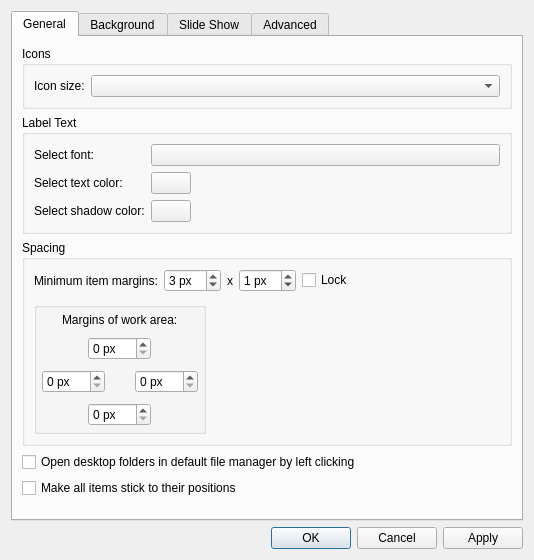
<?xml version="1.0" encoding="UTF-8"?>
<ui version="4.0">
 <class>DesktopPreferencesDialog</class>
 <widget class="QDialog" name="DesktopPreferencesDialog">
  <property name="geometry">
   <rect>
    <x>0</x>
    <y>0</y>
    <width>534</width>
    <height>434</height>
   </rect>
  </property>
  <property name="windowTitle">
   <string>Desktop Preferences</string>
  </property>
  <layout class="QVBoxLayout" name="verticalLayout">
   <item>
    <widget class="QTabWidget" name="tabWidget">
     <property name="currentIndex">
      <number>0</number>
     </property>
     <widget class="QWidget" name="generalPage">
      <attribute name="title">
       <string>General</string>
      </attribute>
      <layout class="QVBoxLayout" name="verticalLayout_2">
       <item>
        <widget class="QGroupBox" name="groupBox_5">
         <property name="title">
          <string>Icons</string>
         </property>
         <layout class="QFormLayout" name="formLayout">
          <item row="0" column="0">
           <widget class="QLabel" name="label_9">
            <property name="text">
             <string>Icon size:</string>
            </property>
           </widget>
          </item>
          <item row="0" column="1">
           <widget class="QComboBox" name="iconSize"/>
          </item>
         </layout>
        </widget>
       </item>
       <item>
        <widget class="QGroupBox" name="groupBox">
         <property name="title">
          <string>Label Text</string>
         </property>
         <layout class="QGridLayout" name="gridLayout_2">
          <item row="0" column="0">
           <widget class="QLabel" name="label_2">
            <property name="sizePolicy">
             <sizepolicy hsizetype="Preferred" vsizetype="Fixed">
              <horstretch>0</horstretch>
              <verstretch>0</verstretch>
             </sizepolicy>
            </property>
            <property name="text">
             <string>Select font:</string>
            </property>
           </widget>
          </item>
          <item row="0" column="1">
           <widget class="Fm::FontButton" name="font">
            <property name="sizePolicy">
             <sizepolicy hsizetype="Expanding" vsizetype="Fixed">
              <horstretch>0</horstretch>
              <verstretch>0</verstretch>
             </sizepolicy>
            </property>
            <property name="text">
             <string/>
            </property>
           </widget>
          </item>
          <item row="1" column="0">
           <widget class="QLabel" name="label_3">
            <property name="sizePolicy">
             <sizepolicy hsizetype="Preferred" vsizetype="Fixed">
              <horstretch>0</horstretch>
              <verstretch>0</verstretch>
             </sizepolicy>
            </property>
            <property name="text">
             <string>Select text color:</string>
            </property>
           </widget>
          </item>
          <item row="1" column="1">
           <widget class="Fm::ColorButton" name="textColor">
            <property name="sizePolicy">
             <sizepolicy hsizetype="Fixed" vsizetype="Fixed">
              <horstretch>0</horstretch>
              <verstretch>0</verstretch>
             </sizepolicy>
            </property>
            <property name="text">
             <string/>
            </property>
           </widget>
          </item>
          <item row="3" column="0">
           <widget class="QLabel" name="label_4">
            <property name="sizePolicy">
             <sizepolicy hsizetype="Preferred" vsizetype="Fixed">
              <horstretch>0</horstretch>
              <verstretch>0</verstretch>
             </sizepolicy>
            </property>
            <property name="text">
             <string>Select shadow color:</string>
            </property>
           </widget>
          </item>
          <item row="3" column="1">
           <widget class="Fm::ColorButton" name="shadowColor">
            <property name="sizePolicy">
             <sizepolicy hsizetype="Fixed" vsizetype="Fixed">
              <horstretch>0</horstretch>
              <verstretch>0</verstretch>
             </sizepolicy>
            </property>
            <property name="text">
             <string/>
            </property>
           </widget>
          </item>
         </layout>
        </widget>
       </item>
       <item>
        <widget class="QGroupBox" name="groupBox_3">
         <property name="title">
          <string>Spacing</string>
         </property>
         <layout class="QGridLayout" name="gridLayout_3">
          <property name="verticalSpacing">
           <number>10</number>
          </property>
          <item row="0" column="4">
           <widget class="QCheckBox" name="lockMargins">
            <property name="text">
             <string>Lock</string>
            </property>
           </widget>
          </item>
          <item row="0" column="0">
           <widget class="QLabel" name="label_7">
            <property name="text">
             <string>Minimum item margins:</string>
            </property>
           </widget>
          </item>
          <item row="0" column="5">
           <spacer name="horizontalSpacer">
            <property name="orientation">
             <enum>Qt::Horizontal</enum>
            </property>
            <property name="sizeHint" stdset="0">
             <size>
              <width>20</width>
              <height>5</height>
             </size>
            </property>
           </spacer>
          </item>
          <item row="0" column="3">
           <widget class="QSpinBox" name="vMargin">
            <property name="toolTip">
             <string>1 px by default.
A space is also reserved for 3 lines of text.</string>
            </property>
            <property name="suffix">
             <string> px</string>
            </property>
            <property name="maximum">
             <number>48</number>
            </property>
            <property name="value">
             <number>1</number>
            </property>
           </widget>
          </item>
          <item row="0" column="1">
           <widget class="QSpinBox" name="hMargin">
            <property name="toolTip">
             <string>3 px by default.</string>
            </property>
            <property name="suffix">
             <string> px</string>
            </property>
            <property name="maximum">
             <number>48</number>
            </property>
            <property name="value">
             <number>3</number>
            </property>
           </widget>
          </item>
          <item row="0" column="2">
           <widget class="QLabel" name="label_8">
            <property name="text">
             <string>x</string>
            </property>
           </widget>
          </item>
          <item row="1" column="0" colspan="6" alignment="Qt::AlignLeft">
           <widget class="QGroupBox" name="groupBox_7">
            <layout class="QVBoxLayout" name="verticalLayout_6">
             <property name="spacing">
              <number>10</number>
             </property>
             <property name="leftMargin">
              <number>5</number>
             </property>
             <property name="topMargin">
              <number>5</number>
             </property>
             <property name="rightMargin">
              <number>5</number>
             </property>
             <property name="bottomMargin">
              <number>5</number>
             </property>
             <item alignment="Qt::AlignHCenter">
              <widget class="QLabel" name="label_13">
               <property name="text">
                <string>Margins of work area:</string>
               </property>
              </widget>
             </item>
             <item alignment="Qt::AlignHCenter">
              <widget class="QSpinBox" name="topMargin">
               <property name="suffix">
                <string> px</string>
               </property>
               <property name="maximum">
                <number>200</number>
               </property>
              </widget>
             </item>
             <item>
              <layout class="QHBoxLayout" name="horizontalLayout_2">
               <item>
                <widget class="QSpinBox" name="leftMargin">
                 <property name="suffix">
                  <string> px</string>
                 </property>
                 <property name="maximum">
                  <number>200</number>
                 </property>
                </widget>
               </item>
               <item>
                <spacer name="horizontalSpacer_4">
                 <property name="orientation">
                  <enum>Qt::Horizontal</enum>
                 </property>
                 <property name="sizeType">
                  <enum>QSizePolicy::MinimumExpanding</enum>
                 </property>
                 <property name="sizeHint" stdset="0">
                  <size>
                   <width>20</width>
                   <height>5</height>
                  </size>
                 </property>
                </spacer>
               </item>
               <item>
                <widget class="QSpinBox" name="rightMargin">
                 <property name="suffix">
                  <string> px</string>
                 </property>
                 <property name="maximum">
                  <number>200</number>
                 </property>
                </widget>
               </item>
              </layout>
             </item>
             <item alignment="Qt::AlignHCenter">
              <widget class="QSpinBox" name="bottomMargin">
               <property name="suffix">
                <string> px</string>
               </property>
               <property name="maximum">
                <number>200</number>
               </property>
              </widget>
             </item>
            </layout>
           </widget>
          </item>
         </layout>
        </widget>
       </item>
       <item>
        <widget class="QCheckBox" name="defaultFileManager">
         <property name="toolTip">
          <string>By default, desktop folders will be opened in PCManFM-Qt if they
are left clicked, even when it is not the default file manager.</string>
         </property>
         <property name="text">
          <string>Open desktop folders in default file manager by left clicking</string>
         </property>
        </widget>
       </item>
       <item>
        <widget class="QCheckBox" name="allSticky">
         <property name="text">
          <string>Make all items stick to their positions</string>
         </property>
        </widget>
       </item>
       <item>
        <spacer name="verticalSpacer_2">
         <property name="orientation">
          <enum>Qt::Vertical</enum>
         </property>
         <property name="sizeType">
          <enum>QSizePolicy::MinimumExpanding</enum>
         </property>
         <property name="sizeHint" stdset="0">
          <size>
           <width>20</width>
           <height>10</height>
          </size>
         </property>
        </spacer>
       </item>
      </layout>
     </widget>
     <widget class="QWidget" name="bgPage">
      <attribute name="title">
       <string>Background</string>
      </attribute>
      <layout class="QVBoxLayout" name="verticalLayout_3">
       <item>
        <widget class="QGroupBox" name="groupBox_2">
         <property name="title">
          <string>Background</string>
         </property>
         <layout class="QFormLayout" name="formLayout_2">
          <item row="0" column="0">
           <widget class="QLabel" name="label_5">
            <property name="text">
             <string>Select background color:</string>
            </property>
           </widget>
          </item>
          <item row="0" column="1">
           <widget class="Fm::ColorButton" name="backgroundColor">
            <property name="sizePolicy">
             <sizepolicy hsizetype="Fixed" vsizetype="Fixed">
              <horstretch>0</horstretch>
              <verstretch>0</verstretch>
             </sizepolicy>
            </property>
            <property name="text">
             <string/>
            </property>
           </widget>
          </item>
         </layout>
        </widget>
       </item>
       <item>
        <widget class="QGroupBox" name="groupBox_4">
         <property name="title">
          <string>Wallpaper</string>
         </property>
         <layout class="QGridLayout" name="gridLayout_5">
          <item row="0" column="0">
           <widget class="QLabel" name="label">
            <property name="sizePolicy">
             <sizepolicy hsizetype="Fixed" vsizetype="Preferred">
              <horstretch>0</horstretch>
              <verstretch>0</verstretch>
             </sizepolicy>
            </property>
            <property name="text">
             <string>Wallpaper mode:</string>
            </property>
           </widget>
          </item>
          <item row="0" column="1">
           <widget class="QComboBox" name="wallpaperMode">
            <property name="sizePolicy">
             <sizepolicy hsizetype="MinimumExpanding" vsizetype="Fixed">
              <horstretch>0</horstretch>
              <verstretch>0</verstretch>
             </sizepolicy>
            </property>
           </widget>
          </item>
          <item row="1" column="0" colspan="2">
           <widget class="QLabel" name="label_6">
            <property name="sizePolicy">
             <sizepolicy hsizetype="Expanding" vsizetype="Preferred">
              <horstretch>0</horstretch>
              <verstretch>0</verstretch>
             </sizepolicy>
            </property>
            <property name="text">
             <string>Wallpaper image file:</string>
            </property>
           </widget>
          </item>
          <item row="2" column="0" colspan="2">
           <layout class="QHBoxLayout" name="horizontalLayout">
            <item>
             <widget class="QLineEdit" name="imageFile">
              <property name="toolTip">
               <string>Image file</string>
              </property>
              <property name="statusTip">
               <string/>
              </property>
              <property name="placeholderText">
               <string>Image file path</string>
              </property>
             </widget>
            </item>
            <item>
             <widget class="QPushButton" name="browse">
              <property name="text">
               <string>&amp;Browse</string>
              </property>
             </widget>
            </item>
           </layout>
          </item>
          <item row="3" column="0" colspan="2">
           <widget class="QCheckBox" name="transformImage">
            <property name="text">
             <string>Transform image based on EXIF data</string>
            </property>
           </widget>
          </item>
          <item row="4" column="0" colspan="2">
           <widget class="QCheckBox" name="perScreenWallpaper">
            <property name="text">
             <string>Individual wallpaper for each monitor</string>
            </property>
           </widget>
          </item>
         </layout>
        </widget>
       </item>
       <item>
        <spacer name="verticalSpacer_4">
         <property name="orientation">
          <enum>Qt::Vertical</enum>
         </property>
         <property name="sizeType">
          <enum>QSizePolicy::MinimumExpanding</enum>
         </property>
         <property name="sizeHint" stdset="0">
          <size>
           <width>20</width>
           <height>10</height>
          </size>
         </property>
        </spacer>
       </item>
      </layout>
     </widget>
     <widget class="QWidget" name="slidePage">
      <attribute name="title">
       <string>Slide Show</string>
      </attribute>
      <layout class="QVBoxLayout" name="verticalLayout_4">
       <item>
        <widget class="QGroupBox" name="slideShow">
         <property name="title">
          <string>Enable Slide Show</string>
         </property>
         <property name="checkable">
          <bool>true</bool>
         </property>
         <property name="checked">
          <bool>false</bool>
         </property>
         <layout class="QGridLayout" name="gridLayout_4">
          <item row="0" column="0" colspan="7">
           <widget class="QLabel" name="label_10">
            <property name="text">
             <string>Wallpaper image folder:</string>
            </property>
           </widget>
          </item>
          <item row="1" column="6">
           <widget class="QPushButton" name="folderBrowse">
            <property name="text">
             <string>Browse</string>
            </property>
           </widget>
          </item>
          <item row="2" column="2">
           <widget class="QSpinBox" name="hours">
            <property name="suffix">
             <string> hour(s)</string>
            </property>
            <property name="maximum">
             <number>24</number>
            </property>
           </widget>
          </item>
          <item row="2" column="3">
           <widget class="QLabel" name="label_12">
            <property name="text">
             <string>and</string>
            </property>
            <property name="alignment">
             <set>Qt::AlignCenter</set>
            </property>
            <property name="margin">
             <number>5</number>
            </property>
           </widget>
          </item>
          <item row="2" column="0">
           <widget class="QLabel" name="label_11">
            <property name="toolTip">
             <string>Intervals less than 5min will be ignored</string>
            </property>
            <property name="text">
             <string>Interval:</string>
            </property>
           </widget>
          </item>
          <item row="2" column="4">
           <widget class="QSpinBox" name="minutes">
            <property name="suffix">
             <string> minute(s)</string>
            </property>
            <property name="maximum">
             <number>55</number>
            </property>
            <property name="singleStep">
             <number>5</number>
            </property>
           </widget>
          </item>
          <item row="2" column="5">
           <spacer name="horizontalSpacer_2">
            <property name="orientation">
             <enum>Qt::Horizontal</enum>
            </property>
            <property name="sizeHint" stdset="0">
             <size>
              <width>10</width>
              <height>5</height>
             </size>
            </property>
           </spacer>
          </item>
          <item row="1" column="0" colspan="6">
           <widget class="QLineEdit" name="imageFolder">
            <property name="placeholderText">
             <string>Wallpaper folder</string>
            </property>
           </widget>
          </item>
          <item row="2" column="1">
           <spacer name="horizontalSpacer_3">
            <property name="orientation">
             <enum>Qt::Horizontal</enum>
            </property>
            <property name="sizeType">
             <enum>QSizePolicy::Minimum</enum>
            </property>
            <property name="sizeHint" stdset="0">
             <size>
              <width>5</width>
              <height>5</height>
             </size>
            </property>
           </spacer>
          </item>
          <item row="3" column="0" colspan="6">
           <widget class="QCheckBox" name="randomize">
            <property name="text">
             <string>Randomize the slide show</string>
            </property>
           </widget>
          </item>
         </layout>
        </widget>
       </item>
       <item>
        <spacer name="verticalSpacer_3">
         <property name="orientation">
          <enum>Qt::Vertical</enum>
         </property>
         <property name="sizeType">
          <enum>QSizePolicy::MinimumExpanding</enum>
         </property>
         <property name="sizeHint" stdset="0">
          <size>
           <width>20</width>
           <height>40</height>
          </size>
         </property>
        </spacer>
       </item>
      </layout>
     </widget>
     <widget class="QWidget" name="advancedPage">
      <attribute name="title">
       <string>Advanced</string>
      </attribute>
      <layout class="QVBoxLayout" name="advancedPageLayout">
       <item>
        <widget class="QGroupBox" name="groupBox_6">
         <property name="title">
          <string>Visible Shortcuts</string>
         </property>
         <layout class="QVBoxLayout" name="verticalLayout_5">
          <item>
           <widget class="QCheckBox" name="homeBox">
            <property name="text">
             <string>Home</string>
            </property>
            <property name="icon">
             <iconset theme="user-home">
              <normaloff>.</normaloff>.</iconset>
            </property>
           </widget>
          </item>
          <item>
           <widget class="QCheckBox" name="trashBox">
            <property name="text">
             <string>Trash</string>
            </property>
            <property name="icon">
             <iconset theme="user-trash">
              <normaloff>.</normaloff>.</iconset>
            </property>
           </widget>
          </item>
          <item>
           <widget class="QCheckBox" name="computerBox">
            <property name="text">
             <string>Computer</string>
            </property>
            <property name="icon">
             <iconset theme="computer">
              <normaloff>.</normaloff>.</iconset>
            </property>
           </widget>
          </item>
          <item>
           <widget class="QCheckBox" name="networkBox">
            <property name="text">
             <string>Network</string>
            </property>
            <property name="icon">
             <iconset theme="folder-network">
              <normaloff>.</normaloff>.</iconset>
            </property>
           </widget>
          </item>
         </layout>
        </widget>
       </item>
       <item>
        <spacer name="verticalSpacer">
         <property name="orientation">
          <enum>Qt::Vertical</enum>
         </property>
         <property name="sizeType">
          <enum>QSizePolicy::MinimumExpanding</enum>
         </property>
         <property name="sizeHint" stdset="0">
          <size>
           <width>20</width>
           <height>10</height>
          </size>
         </property>
        </spacer>
       </item>
      </layout>
     </widget>
    </widget>
   </item>
   <item>
    <widget class="QDialogButtonBox" name="buttonBox">
     <property name="orientation">
      <enum>Qt::Horizontal</enum>
     </property>
     <property name="standardButtons">
      <set>QDialogButtonBox::Apply|QDialogButtonBox::Cancel|QDialogButtonBox::Ok</set>
     </property>
    </widget>
   </item>
  </layout>
 </widget>
 <customwidgets>
  <customwidget>
   <class>Fm::ColorButton</class>
   <extends>QPushButton</extends>
   <header location="global">libfm-qt6/colorbutton.h</header>
  </customwidget>
  <customwidget>
   <class>Fm::FontButton</class>
   <extends>QPushButton</extends>
   <header location="global">libfm-qt6/fontbutton.h</header>
  </customwidget>
 </customwidgets>
 <resources/>
 <connections>
  <connection>
   <sender>buttonBox</sender>
   <signal>accepted()</signal>
   <receiver>DesktopPreferencesDialog</receiver>
   <slot>accept()</slot>
   <hints>
    <hint type="sourcelabel">
     <x>248</x>
     <y>254</y>
    </hint>
    <hint type="destinationlabel">
     <x>157</x>
     <y>274</y>
    </hint>
   </hints>
  </connection>
  <connection>
   <sender>buttonBox</sender>
   <signal>rejected()</signal>
   <receiver>DesktopPreferencesDialog</receiver>
   <slot>reject()</slot>
   <hints>
    <hint type="sourcelabel">
     <x>316</x>
     <y>260</y>
    </hint>
    <hint type="destinationlabel">
     <x>286</x>
     <y>274</y>
    </hint>
   </hints>
  </connection>
 </connections>
</ui>
